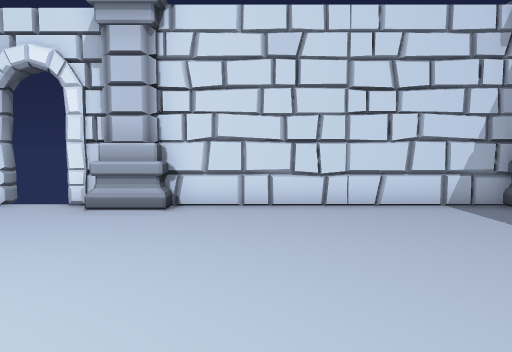
view 1 (above)

16 first-person views from a walk through a 3-D level made in the Unity game engine. The camera is 1.3 m above the floor, tilts 4° down and sees 70° across. Doors are open. The floor is counted in squares, 1 m on a side. Each view is taken from the middle of a square. On the plan, view 1 faces up. The plan holds only what a view shows up to about 15 squares ahead; the rest is blank. The place goes on beyond the plan. The player character is not drawn. Some animated figures are left out.

view 2
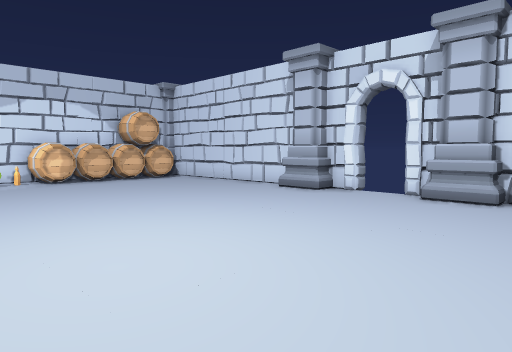

view 3
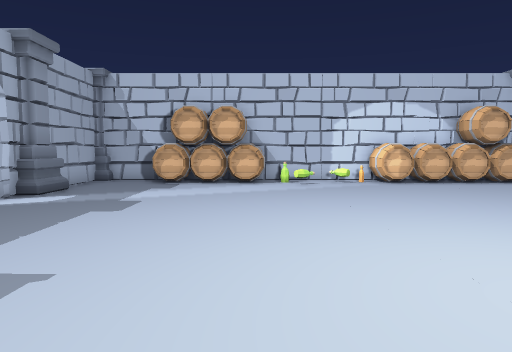

view 4
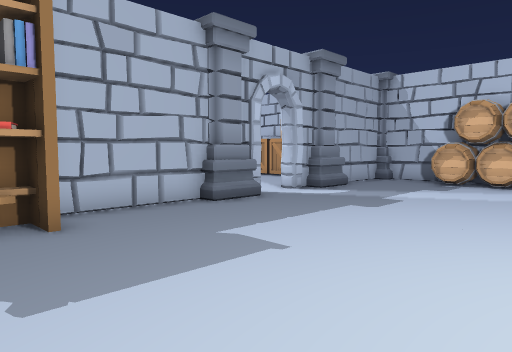

view 5
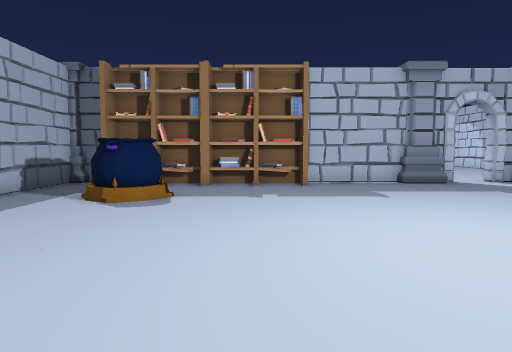

view 6
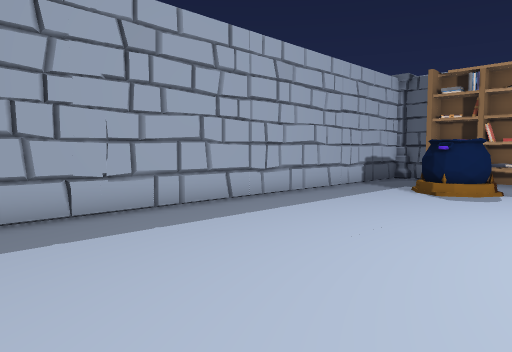

view 7
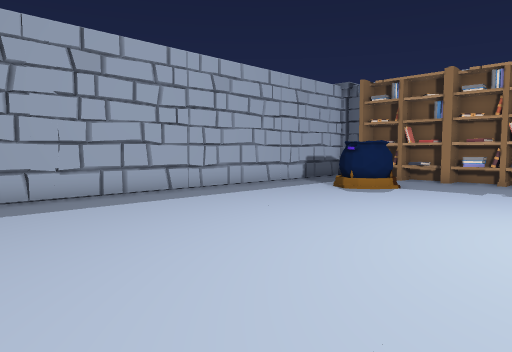

view 8
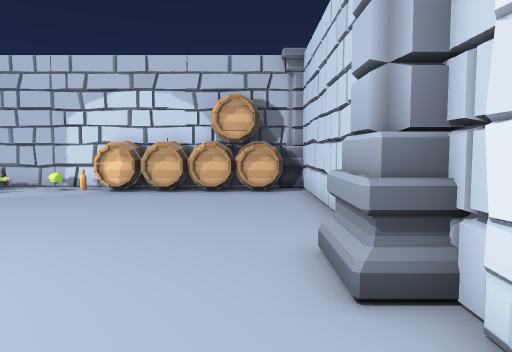

view 9
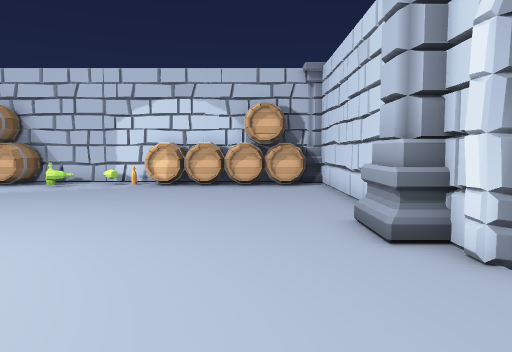

view 10
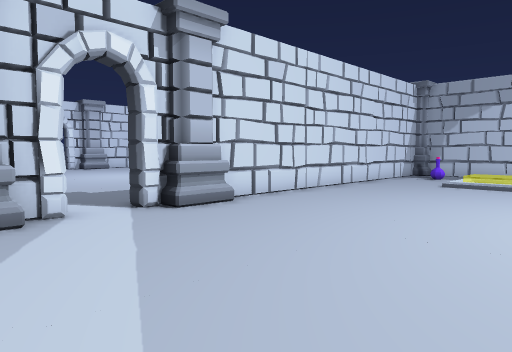

view 11
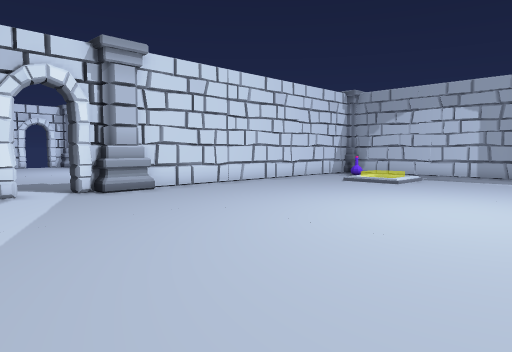

view 12
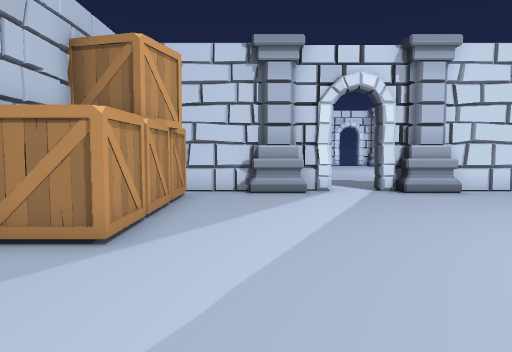

view 13
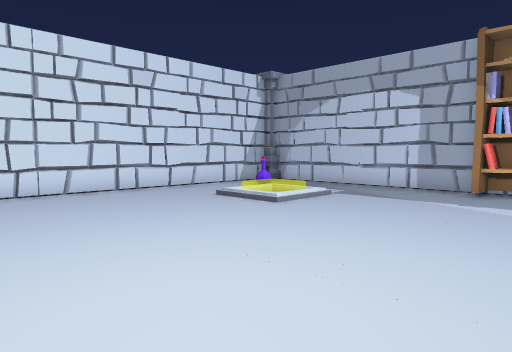

view 14
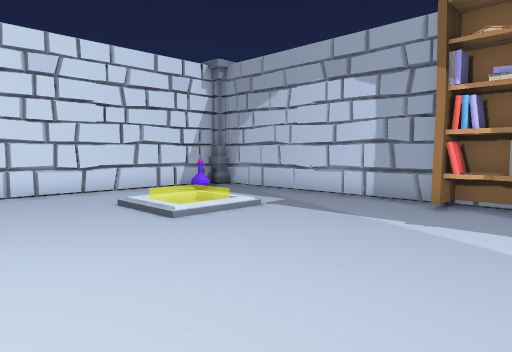

view 15
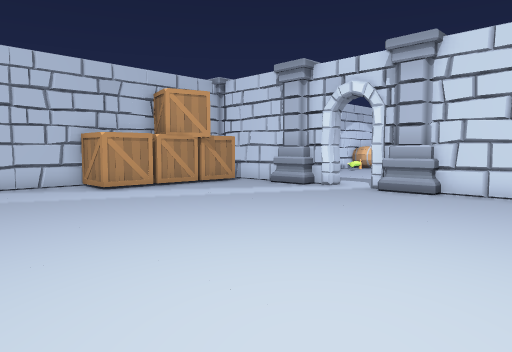

view 16
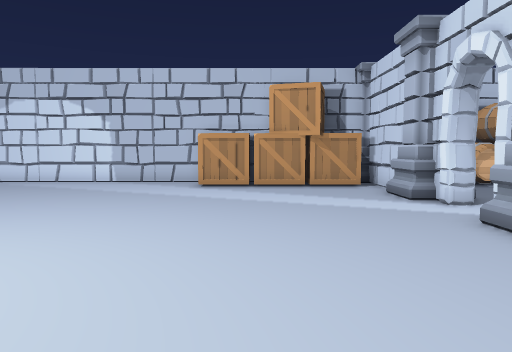

### Floor plan
Points are (right, up) in squares from view 1. A wall is a line through its corners. A room is listed if a view was taken in it or the views show most of it. See-through windows are left out.
Room 1 (views 1, 2, 3, 4, 5, 6, 7, 8, 9)
walls: (-4, 8.5) (-4.5, 8.5); (-6.5, 8.7) (-7.2, 8.7); (-3.5, 8.7) (-4.4, 8.7); (-5.9, 9) (-6.1, 8.5) (-6.5, 8.5); (-8.6, 8.5) (-16.7, 8.5); (-9.1, -10.3) (-9.1, -9.8) (-3.1, -9.8); (5.3, -9.8) (6.1, -9.8); (-16, -9.8) (-10.6, -9.8) (-10.5, -10.1) (-10.6, -10.5); (6.4, -9.6) (6.4, 5.8); (6, 8.5) (-2.2, 8.5); (-17, 8.1) (-17, -7.4)
ways out: opening at (-9, -10.3) to room 2; open door at (-5.5, 9)
objects: barrel (-16, -7) to (-16, -6); barrel (-16, -5); barrel (-16, -4); barrel (-16, -3); other object (-16, -2); other object (-16, 1); barrel (-16, 2) to (-16, 3); barrel (-16, 4); barrel (-16, 5) to (-16, 6); barrel (-16, 7); barrel (-16, 8); column (-8, 8) to (-7, 9); books (-3, -9) to (0, -9); column (-3, 8) to (-2, 9); books (1, -9) to (4, -9); other object (2, -6) to (3, -4); column (6, 8)
Room 2 (views 10, 11, 12, 13, 14, 15, 16)
walls: (-8.5, -10.5) (-9.1, -10.5); (-8.4, -10.3) (-9.1, -10.3); (-10.6, -10.5) (-11.1, -10.5); (-11, -10.3) (-11.8, -10.3); (-12.9, -10.5) (-16.6, -10.5); (6.4, -18.9) (6.4, -11.5); (-17, -17) (-17, -22.5); (6.1, -10.5) (-7.1, -10.5)
ways out: opening at (-9, -10.3) to room 1
objects: box (-16, -17) to (-15, -15); box (-16, -14) to (-15, -12); box (-16, -12) to (-15, -11); column (-13, -11) to (-12, -11); column (-8, -11) to (-7, -10); other object (4, -12); books (6, -22) to (6, -19); column (6, -11)

Positions as (right, up) in squares from view 1, and headings:
1: (0, 0), facing up
2: (0, -2), facing up-left
3: (-1, -3), facing left
4: (-1, -2), facing down-left
5: (-1, 5), facing down
6: (-1, 7), facing down-right
7: (-4, 7), facing down-right
8: (-4, 7), facing left
9: (-2, 6), facing left
10: (-13, -18), facing up-right
11: (-13, -22), facing up-right
12: (-13, -22), facing up
13: (-6, -22), facing up-right
14: (-3, -22), facing up-right
15: (-3, -22), facing up-left
16: (-2, -15), facing left
